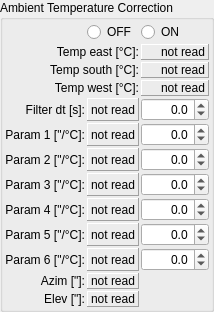
           <widget class="QGroupBox" name="groupBox_temp_correction">
            <property name="sizePolicy">
             <sizepolicy hsizetype="Preferred" vsizetype="Preferred">
              <horstretch>0</horstretch>
              <verstretch>0</verstretch>
             </sizepolicy>
            </property>
            <property name="title">
             <string>Ambient Temperature Correction</string>
            </property>
            <layout class="QGridLayout" name="gridLayout_18">
             <property name="leftMargin">
              <number>2</number>
             </property>
             <property name="topMargin">
              <number>2</number>
             </property>
             <property name="rightMargin">
              <number>2</number>
             </property>
             <property name="bottomMargin">
              <number>2</number>
             </property>
             <property name="spacing">
              <number>2</number>
             </property>
             <item row="8" column="1">
              <widget class="QLabel" name="opcua_ambtempparam3">
               <property name="frameShape">
                <enum>QFrame::Panel</enum>
               </property>
               <property name="frameShadow">
                <enum>QFrame::Raised</enum>
               </property>
               <property name="text">
                <string>not read</string>
               </property>
               <property name="alignment">
                <set>Qt::AlignRight|Qt::AlignTrailing|Qt::AlignVCenter</set>
               </property>
               <property name="opcua" stdset="0">
                <string>Pointing.AmbTempParameters.AmbTempParam3</string>
               </property>
              </widget>
             </item>
             <item row="12" column="0">
              <widget class="QLabel" name="label_84">
               <property name="text">
                <string>Param 6 [&quot;/°C]:</string>
               </property>
               <property name="alignment">
                <set>Qt::AlignRight|Qt::AlignTrailing|Qt::AlignVCenter</set>
               </property>
              </widget>
             </item>
             <item row="0" column="2">
              <widget class="QRadioButton" name="button_temp_correction_on">
               <property name="text">
                <string>ON</string>
               </property>
               <property name="opcua" stdset="0">
                <string>Pointing.Status.AmbTempCorrActive</string>
               </property>
               <property name="opcua_type" stdset="0">
                <string>Boolean</string>
               </property>
              </widget>
             </item>
             <item row="12" column="1">
              <widget class="QLabel" name="opcua_ambtempparam6">
               <property name="frameShape">
                <enum>QFrame::Panel</enum>
               </property>
               <property name="frameShadow">
                <enum>QFrame::Raised</enum>
               </property>
               <property name="text">
                <string>not read</string>
               </property>
               <property name="alignment">
                <set>Qt::AlignRight|Qt::AlignTrailing|Qt::AlignVCenter</set>
               </property>
               <property name="opcua" stdset="0">
                <string>Pointing.AmbTempParameters.AmbTempParam6</string>
               </property>
              </widget>
             </item>
             <item row="7" column="0">
              <widget class="QLabel" name="label_77">
               <property name="text">
                <string>Param 2 [&quot;/°C]:</string>
               </property>
               <property name="alignment">
                <set>Qt::AlignRight|Qt::AlignTrailing|Qt::AlignVCenter</set>
               </property>
              </widget>
             </item>
             <item row="9" column="1">
              <widget class="QLabel" name="opcua_ambtempparam4">
               <property name="frameShape">
                <enum>QFrame::Panel</enum>
               </property>
               <property name="frameShadow">
                <enum>QFrame::Raised</enum>
               </property>
               <property name="text">
                <string>not read</string>
               </property>
               <property name="alignment">
                <set>Qt::AlignRight|Qt::AlignTrailing|Qt::AlignVCenter</set>
               </property>
               <property name="opcua" stdset="0">
                <string>Pointing.AmbTempParameters.AmbTempParam4</string>
               </property>
              </widget>
             </item>
             <item row="11" column="0">
              <widget class="QLabel" name="label_83">
               <property name="text">
                <string>Param 5 [&quot;/°C]:</string>
               </property>
               <property name="alignment">
                <set>Qt::AlignRight|Qt::AlignTrailing|Qt::AlignVCenter</set>
               </property>
              </widget>
             </item>
             <item row="6" column="0">
              <widget class="QLabel" name="label_76">
               <property name="text">
                <string>Param 1 [&quot;/°C]:</string>
               </property>
               <property name="alignment">
                <set>Qt::AlignRight|Qt::AlignTrailing|Qt::AlignVCenter</set>
               </property>
              </widget>
             </item>
             <item row="6" column="2">
              <widget class="QDoubleSpinBox" name="spinbox_ambtempparam1">
               <property name="alignment">
                <set>Qt::AlignRight|Qt::AlignTrailing|Qt::AlignVCenter</set>
               </property>
               <property name="decimals">
                <number>1</number>
               </property>
               <property name="minimum">
                <double>-1000.000000000000000</double>
               </property>
               <property name="maximum">
                <double>1000.000000000000000</double>
               </property>
               <property name="singleStep">
                <double>0.100000000000000</double>
               </property>
               <property name="opcua" stdset="0">
                <string/>
               </property>
              </widget>
             </item>
             <item row="5" column="0">
              <widget class="QLabel" name="label_85">
               <property name="text">
                <string>Filter dt [s]:</string>
               </property>
               <property name="alignment">
                <set>Qt::AlignRight|Qt::AlignTrailing|Qt::AlignVCenter</set>
               </property>
              </widget>
             </item>
             <item row="0" column="1">
              <widget class="QRadioButton" name="button_temp_correction_off">
               <property name="text">
                <string>OFF</string>
               </property>
               <property name="opcua" stdset="0">
                <string>Pointing.Status.AmbTempCorrActive</string>
               </property>
               <property name="opcua_type" stdset="0">
                <string>Boolean</string>
               </property>
              </widget>
             </item>
             <item row="9" column="2">
              <widget class="QDoubleSpinBox" name="spinbox_ambtempparam4">
               <property name="alignment">
                <set>Qt::AlignRight|Qt::AlignTrailing|Qt::AlignVCenter</set>
               </property>
               <property name="decimals">
                <number>1</number>
               </property>
               <property name="minimum">
                <double>-1000.000000000000000</double>
               </property>
               <property name="maximum">
                <double>1000.000000000000000</double>
               </property>
               <property name="singleStep">
                <double>0.100000000000000</double>
               </property>
               <property name="opcua" stdset="0">
                <string/>
               </property>
              </widget>
             </item>
             <item row="8" column="2">
              <widget class="QDoubleSpinBox" name="spinbox_ambtempparam3">
               <property name="alignment">
                <set>Qt::AlignRight|Qt::AlignTrailing|Qt::AlignVCenter</set>
               </property>
               <property name="decimals">
                <number>1</number>
               </property>
               <property name="minimum">
                <double>-1000.000000000000000</double>
               </property>
               <property name="maximum">
                <double>1000.000000000000000</double>
               </property>
               <property name="singleStep">
                <double>0.100000000000000</double>
               </property>
               <property name="opcua" stdset="0">
                <string/>
               </property>
              </widget>
             </item>
             <item row="1" column="2">
              <widget class="QLabel" name="opcua_ActAmbTemp_East">
               <property name="frameShape">
                <enum>QFrame::Panel</enum>
               </property>
               <property name="frameShadow">
                <enum>QFrame::Raised</enum>
               </property>
               <property name="text">
                <string>not read</string>
               </property>
               <property name="alignment">
                <set>Qt::AlignRight|Qt::AlignTrailing|Qt::AlignVCenter</set>
               </property>
               <property name="opcua" stdset="0">
                <string>Pointing.Status.ActAmbTemp_East</string>
               </property>
              </widget>
             </item>
             <item row="2" column="0" colspan="2">
              <widget class="QLabel" name="label_72">
               <property name="text">
                <string>Temp south [°C]:</string>
               </property>
               <property name="alignment">
                <set>Qt::AlignRight|Qt::AlignTrailing|Qt::AlignVCenter</set>
               </property>
              </widget>
             </item>
             <item row="11" column="2">
              <widget class="QDoubleSpinBox" name="spinbox_ambtempparam5">
               <property name="alignment">
                <set>Qt::AlignRight|Qt::AlignTrailing|Qt::AlignVCenter</set>
               </property>
               <property name="decimals">
                <number>1</number>
               </property>
               <property name="minimum">
                <double>-1000.000000000000000</double>
               </property>
               <property name="maximum">
                <double>1000.000000000000000</double>
               </property>
               <property name="singleStep">
                <double>0.100000000000000</double>
               </property>
               <property name="opcua" stdset="0">
                <string/>
               </property>
              </widget>
             </item>
             <item row="1" column="0" colspan="2">
              <widget class="QLabel" name="label_64">
               <property name="text">
                <string>Temp east [°C]:</string>
               </property>
               <property name="alignment">
                <set>Qt::AlignRight|Qt::AlignTrailing|Qt::AlignVCenter</set>
               </property>
              </widget>
             </item>
             <item row="7" column="1">
              <widget class="QLabel" name="opcua_ambtempparam2">
               <property name="frameShape">
                <enum>QFrame::Panel</enum>
               </property>
               <property name="frameShadow">
                <enum>QFrame::Raised</enum>
               </property>
               <property name="text">
                <string>not read</string>
               </property>
               <property name="alignment">
                <set>Qt::AlignRight|Qt::AlignTrailing|Qt::AlignVCenter</set>
               </property>
               <property name="opcua" stdset="0">
                <string>Pointing.AmbTempParameters.AmbTempParam2</string>
               </property>
              </widget>
             </item>
             <item row="4" column="2">
              <widget class="QLabel" name="opcua_ActAmbTemp_West">
               <property name="frameShape">
                <enum>QFrame::Panel</enum>
               </property>
               <property name="frameShadow">
                <enum>QFrame::Raised</enum>
               </property>
               <property name="text">
                <string>not read</string>
               </property>
               <property name="alignment">
                <set>Qt::AlignRight|Qt::AlignTrailing|Qt::AlignVCenter</set>
               </property>
               <property name="opcua" stdset="0">
                <string>Pointing.Status.ActAmbTemp_West</string>
               </property>
              </widget>
             </item>
             <item row="17" column="0">
              <widget class="QLabel" name="label_74">
               <property name="text">
                <string>Elev [&quot;]:</string>
               </property>
               <property name="alignment">
                <set>Qt::AlignRight|Qt::AlignTrailing|Qt::AlignVCenter</set>
               </property>
              </widget>
             </item>
             <item row="7" column="2">
              <widget class="QDoubleSpinBox" name="spinbox_ambtempparam2">
               <property name="alignment">
                <set>Qt::AlignRight|Qt::AlignTrailing|Qt::AlignVCenter</set>
               </property>
               <property name="decimals">
                <number>1</number>
               </property>
               <property name="minimum">
                <double>-1000.000000000000000</double>
               </property>
               <property name="maximum">
                <double>1000.000000000000000</double>
               </property>
               <property name="singleStep">
                <double>0.100000000000000</double>
               </property>
               <property name="opcua" stdset="0">
                <string/>
               </property>
              </widget>
             </item>
             <item row="9" column="0">
              <widget class="QLabel" name="label_79">
               <property name="text">
                <string>Param 4 [&quot;/°C]:</string>
               </property>
               <property name="alignment">
                <set>Qt::AlignRight|Qt::AlignTrailing|Qt::AlignVCenter</set>
               </property>
              </widget>
             </item>
             <item row="12" column="2">
              <widget class="QDoubleSpinBox" name="spinbox_ambtempparam6">
               <property name="alignment">
                <set>Qt::AlignRight|Qt::AlignTrailing|Qt::AlignVCenter</set>
               </property>
               <property name="decimals">
                <number>1</number>
               </property>
               <property name="minimum">
                <double>-1000.000000000000000</double>
               </property>
               <property name="maximum">
                <double>1000.000000000000000</double>
               </property>
               <property name="singleStep">
                <double>0.100000000000000</double>
               </property>
               <property name="opcua" stdset="0">
                <string/>
               </property>
              </widget>
             </item>
             <item row="17" column="1">
              <widget class="QLabel" name="opcua_AmbTempCorrVal_El">
               <property name="frameShape">
                <enum>QFrame::Panel</enum>
               </property>
               <property name="frameShadow">
                <enum>QFrame::Raised</enum>
               </property>
               <property name="text">
                <string>not read</string>
               </property>
               <property name="alignment">
                <set>Qt::AlignRight|Qt::AlignTrailing|Qt::AlignVCenter</set>
               </property>
               <property name="opcua" stdset="0">
                <string>Pointing.Status.AmbTempCorrVal_El</string>
               </property>
              </widget>
             </item>
             <item row="16" column="1">
              <widget class="QLabel" name="opcua_AmbTempCorrVal_Az">
               <property name="frameShape">
                <enum>QFrame::Panel</enum>
               </property>
               <property name="frameShadow">
                <enum>QFrame::Raised</enum>
               </property>
               <property name="text">
                <string>not read</string>
               </property>
               <property name="alignment">
                <set>Qt::AlignRight|Qt::AlignTrailing|Qt::AlignVCenter</set>
               </property>
               <property name="opcua" stdset="0">
                <string>Pointing.Status.AmbTempCorrVal_Az</string>
               </property>
              </widget>
             </item>
             <item row="2" column="2">
              <widget class="QLabel" name="opcua_ActAmbTemp_South">
               <property name="frameShape">
                <enum>QFrame::Panel</enum>
               </property>
               <property name="frameShadow">
                <enum>QFrame::Raised</enum>
               </property>
               <property name="text">
                <string>not read</string>
               </property>
               <property name="alignment">
                <set>Qt::AlignRight|Qt::AlignTrailing|Qt::AlignVCenter</set>
               </property>
               <property name="opcua" stdset="0">
                <string>Pointing.Status.ActAmbTemp_South</string>
               </property>
              </widget>
             </item>
             <item row="16" column="0">
              <widget class="QLabel" name="label_75">
               <property name="text">
                <string>Azim [&quot;]:</string>
               </property>
               <property name="alignment">
                <set>Qt::AlignRight|Qt::AlignTrailing|Qt::AlignVCenter</set>
               </property>
              </widget>
             </item>
             <item row="11" column="1">
              <widget class="QLabel" name="opcua_ambtempparam5">
               <property name="frameShape">
                <enum>QFrame::Panel</enum>
               </property>
               <property name="frameShadow">
                <enum>QFrame::Raised</enum>
               </property>
               <property name="text">
                <string>not read</string>
               </property>
               <property name="alignment">
                <set>Qt::AlignRight|Qt::AlignTrailing|Qt::AlignVCenter</set>
               </property>
               <property name="opcua" stdset="0">
                <string>Pointing.AmbTempParameters.AmbTempParam5</string>
               </property>
              </widget>
             </item>
             <item row="5" column="1">
              <widget class="QLabel" name="opcua_ambtempfiltdt">
               <property name="frameShape">
                <enum>QFrame::Panel</enum>
               </property>
               <property name="frameShadow">
                <enum>QFrame::Raised</enum>
               </property>
               <property name="text">
                <string>not read</string>
               </property>
               <property name="alignment">
                <set>Qt::AlignRight|Qt::AlignTrailing|Qt::AlignVCenter</set>
               </property>
               <property name="opcua" stdset="0">
                <string>Pointing.AmbTempParameters.Filt_dt</string>
               </property>
              </widget>
             </item>
             <item row="6" column="1">
              <widget class="QLabel" name="opcua_ambtempparam1">
               <property name="frameShape">
                <enum>QFrame::Panel</enum>
               </property>
               <property name="frameShadow">
                <enum>QFrame::Raised</enum>
               </property>
               <property name="text">
                <string>not read</string>
               </property>
               <property name="alignment">
                <set>Qt::AlignRight|Qt::AlignTrailing|Qt::AlignVCenter</set>
               </property>
               <property name="opcua" stdset="0">
                <string>Pointing.AmbTempParameters.AmbTempParam1</string>
               </property>
              </widget>
             </item>
             <item row="8" column="0">
              <widget class="QLabel" name="label_78">
               <property name="text">
                <string>Param 3 [&quot;/°C]:</string>
               </property>
               <property name="alignment">
                <set>Qt::AlignRight|Qt::AlignTrailing|Qt::AlignVCenter</set>
               </property>
              </widget>
             </item>
             <item row="4" column="0" colspan="2">
              <widget class="QLabel" name="label_73">
               <property name="text">
                <string>Temp west [°C]:</string>
               </property>
               <property name="alignment">
                <set>Qt::AlignRight|Qt::AlignTrailing|Qt::AlignVCenter</set>
               </property>
              </widget>
             </item>
             <item row="5" column="2">
              <widget class="QDoubleSpinBox" name="spinbox_ambtempfiltdt">
               <property name="alignment">
                <set>Qt::AlignRight|Qt::AlignTrailing|Qt::AlignVCenter</set>
               </property>
               <property name="decimals">
                <number>1</number>
               </property>
               <property name="minimum">
                <double>-1000.000000000000000</double>
               </property>
               <property name="maximum">
                <double>1000.000000000000000</double>
               </property>
               <property name="singleStep">
                <double>0.100000000000000</double>
               </property>
               <property name="opcua" stdset="0">
                <string/>
               </property>
              </widget>
             </item>
            </layout>
           </widget>
